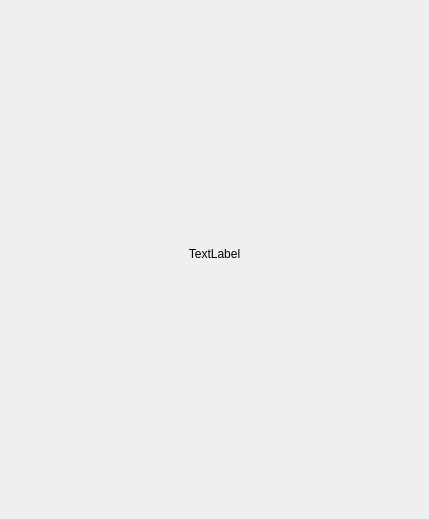
<?xml version="1.0" encoding="UTF-8"?>
<ui version="4.0">
 <class>ScrobblesWidget</class>
 <widget class="QWidget" name="ScrobblesWidget">
  <property name="geometry">
   <rect>
    <x>0</x>
    <y>0</y>
    <width>429</width>
    <height>519</height>
   </rect>
  </property>
  <property name="windowTitle">
   <string notr="true">Form</string>
  </property>
  <layout class="QHBoxLayout" name="horizontalLayout">
   <property name="leftMargin">
    <number>0</number>
   </property>
   <property name="topMargin">
    <number>0</number>
   </property>
   <property name="rightMargin">
    <number>0</number>
   </property>
   <property name="bottomMargin">
    <number>12</number>
   </property>
   <item>
    <widget class="unicorn::SlidingStackedWidget" name="slidingWidget">
      <widget class="QStackedWidget" name="stackedWidget">
       <property name="geometry">
        <rect>
         <x>0</x>
         <y>60</y>
         <width>405</width>
         <height>242</height>
        </rect>
       </property>
       <widget class="QWidget" name="spinnerPage">
        <layout class="QVBoxLayout" name="verticalLayout">
         <item>
          <widget class="QLabel" name="spinner">
           <property name="text">
            <string notr="true">TextLabel</string>
           </property>
           <property name="alignment">
            <set>Qt::AlignCenter</set>
           </property>
          </widget>
         </item>
        </layout>
       </widget>
       <widget class="QWidget" name="noScrobbles">
        <layout class="QVBoxLayout" name="verticalLayout_2">
         <property name="spacing">
          <number>12</number>
         </property>
         <property name="margin">
          <number>20</number>
         </property>
         <item>
          <widget class="QLabel" name="title">
           <property name="text">
            <string>You haven't scrobbled any music to Last.fm yet.</string>
           </property>
           <property name="wordWrap">
            <bool>true</bool>
           </property>
          </widget>
         </item>
         <item>
          <widget class="QLabel" name="description">
           <property name="text">
            <string>Start listening to some music in your media player:</string>
           </property>
           <property name="wordWrap">
            <bool>true</bool>
           </property>
          </widget>
         </item>
         <item>
          <spacer name="verticalSpacer">
           <property name="orientation">
            <enum>Qt::Vertical</enum>
           </property>
           <property name="sizeHint" stdset="0">
            <size>
             <width>20</width>
             <height>40</height>
            </size>
           </property>
          </spacer>
         </item>
        </layout>
       </widget>
       <widget class="ScrobblesListWidget" name="scrobbles"/>
      </widget>
      </widget>
   </item>
  </layout>
 </widget>
 <customwidgets>
  <customwidget>
   <class>ScrobblesListWidget</class>
   <extends>QWidget</extends>
   <header>../Widgets/ScrobblesListWidget.h</header>
   <container>1</container>
  </customwidget>
  <customwidget>
   <class>QuickStartWidget</class>
   <extends>QWidget</extends>
   <header>../Widgets/QuickStartWidget.h</header>
   <container>1</container>
  </customwidget>
  <customwidget>
   <class>unicorn::SlidingStackedWidget</class>
   <extends>QStackedWidget</extends>
   <header>lib/unicorn/widgets/SlidingStackedWidget.h</header>
   <container>1</container>
  </customwidget>
 </customwidgets>
 <resources/>
 <connections/>
</ui>
